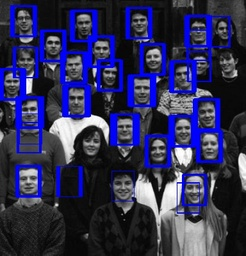
#> input picture Face Recognition/students_result.jpg, 246 x 256 px, shrunk from 384 x 399 before the run, given in place of thecrew.jpg, which was not available
$ python matchFaces.py
#> lines starting #> are read from the running program, lines starting #| are printed output that depends on the picture; pictures that were not available may be replaced by others from this repository, and a replacement may not be noted
# Student_Name1, Student_ID1
# Student_Name2, Student_ID2

# Please replace the above comments with your names and ID numbers in the same format.

import cv2
import numpy as np
import matplotlib.pyplot as plt
from numpy.fft import fft2, ifft2, fftshift, ifftshift

import warnings

from numpy.lib.stride_tricks import sliding_window_view

warnings.filterwarnings("ignore")


# [50 lines left out: functions enhance_contrast_clahe, reduce_noise_median, enhance_image, not called in this run]


def scale_down(image, resize_ratio):
    # Perform the Fourier transform of the image
    fft_image = fft2(image)
    fft_shifted = fftshift(fft_image)

    # Calculate the new dimensions based on the resize ratio
    h, w = image.shape
    new_h, new_w = int(h * resize_ratio), int(w * resize_ratio)

    # Calculate the cropping coordinates
    start_row, start_col = (h - new_h) // 2, (w - new_w) // 2
    end_row, end_col = start_row + new_h, start_col + new_w

    # Crop the centered frequency domain to achieve downscaling
    cropped_fft_shifted = fft_shifted[start_row:end_row, start_col:end_col]

    # Inverse shift and inverse FFT to get the downscaled image
    downscaled_image = np.abs(ifft2(ifftshift(cropped_fft_shifted)))

    return downscaled_image


def scale_up(image, resize_ratio):
    # Perform the Fourier transform of the image
    fft_image = fft2(image)
    fft_shifted = fftshift(fft_image)

    # Original dimensions
    h, w = image.shape

    # New dimensions, scaled up
    new_h, new_w = int(h * resize_ratio), int(w * resize_ratio)

    # Initialize a new, larger spectrum for the scaled-up image
    upscaled_fft_shifted = np.zeros((new_h, new_w), dtype=complex)

    # Calculate the insertion coordinates
    start_row, start_col = (new_h - h) // 2, (new_w - w) // 2
    end_row, end_col = start_row + h, start_col + w

    # Insert the original, shifted frequency content into the center of the new spectrum
    upscaled_fft_shifted[start_row:end_row, start_col:end_col] = fft_shifted

    # Adjust the Fourier coefficients to account for the larger image size
    upscaled_fft_shifted *= (resize_ratio ** 2)

    # Inverse shift and inverse FFT to get the scaled-up image
    upscaled_image = np.abs(ifft2(ifftshift(upscaled_fft_shifted)))

    return upscaled_image


def reduce_noise_gaussian(image, kernel_size=7,s=-1):
    """
    Reduce noise using Gaussian Blurring.

    Parameters:
    - image: Input image in grayscale or BGR format.
    - kernel_size: Size of the Gaussian kernel. It must be an odd number.

    Returns:
    - Noise-reduced image.
    """
    return cv2.GaussianBlur(image, (kernel_size, kernel_size), s)


def ncc_2d(image, pattern):
    # Ensure floating point operations for accuracy
    image = image.astype(np.float32)
    pattern = pattern.astype(np.float32)

    # Calculate the mean of the pattern
    mean_pattern = np.mean(pattern)

    # Use sliding window view to generate all possible windows from the image that are the same size as the pattern
    # Copy the image to avoid modifying the original image outside this function
    modified_image = image.copy()

    # Zero out everything outside the rows 10 to 700 range
    # Ensure you do not exceed the image bounds
    image_height = modified_image.shape[0]
    start_row = 30  # Start row

    # Zero out rows before start_row and after end_row
    modified_image[:start_row, :] = 0

    # Now apply sliding window view on the modified image
    windows = sliding_window_view(modified_image, pattern.shape)

    # Reshape windows to make it easier to compute NCC across all windows
    windows_reshaped = windows.reshape(-1, pattern.size)
    pattern_flat = pattern.flatten()

    # Compute means of the windows
    mean_windows = np.mean(windows_reshaped, axis=1)

    # Compute the numerator of NCC: the covariance between the pattern and each window
    numerator = np.sum((windows_reshaped - mean_windows[:, np.newaxis]) * (pattern_flat - mean_pattern), axis=1)

    # Compute the denominator of NCC: the product of standard deviations
    std_pattern = np.std(pattern_flat)
    std_windows = np.std(windows_reshaped, axis=1)
    denominator = std_pattern * std_windows * pattern.size

    # Calculate NCC, avoiding division by zero by setting those values to 0
    ncc_values = np.where(denominator != 0, numerator / denominator, 0)

    # Reshape the NCC values back to the correct image shape
    ncc_image = ncc_values.reshape(image.shape[0] - pattern.shape[0] + 1, image.shape[1] - pattern.shape[1] + 1)

    return ncc_image


def display(image, pattern):
    plt.subplot(2, 3, 1)
    plt.title('Image')
    plt.imshow(image, cmap='gray')

    plt.subplot(2, 3, 3)
    plt.title('Pattern')
    plt.imshow(pattern, cmap='gray', aspect='equal')

    ncc = ncc_2d(image, pattern)

    plt.subplot(2, 3, 5)
    plt.title('Normalized Cross-Correlation Heatmap')
    plt.imshow(ncc ** 2, cmap='coolwarm', vmin=0, vmax=1, aspect='auto')

    cbar = plt.colorbar()
    cbar.set_label('NCC Values')

    plt.show()


def draw_matches(image, matches, pattern_size):
    image = cv2.cvtColor(image, cv2.COLOR_BGR2RGB)
    for point in matches:
        y, x = point
        top_left = (int(x - pattern_size[1] / 2), int(y - pattern_size[0] / 2))
        bottom_right = (int(x + pattern_size[1] / 2), int(y + pattern_size[0] / 2))
        cv2.rectangle(image, top_left, bottom_right, (255, 0, 0), 1)

    plt.imshow(image, cmap='gray')
    plt.show()

    cv2.imwrite(f"{CURR_IMAGE}_result.jpg", image)


def find_matches(ncc, threshold):
    # Display the original image and pattern
    display(image, pattern_scaled)

    plt.imshow(ncc)
    plt.show()
    matches=[]
    for i in range (len(ncc)):
        for j in range (len(ncc[0])):
            if ncc[i][j] > threshold:
                matches.append(([i,j]))


    return np.array(matches)


'''

CURR_IMAGE = "students"

image = cv2.imread(f'{CURR_IMAGE}.jpg')
image = cv2.cvtColor(image, cv2.COLOR_BGR2GRAY)

pattern = cv2.imread('template.jpg')
pattern = cv2.cvtColor(pattern, cv2.COLOR_BGR2GRAY)

############# Students #############
image_scale_parameter=2
pattern_scale_parameter=0.95
threshold=0.51

image_scaled = scale_up(image,image_scale_parameter)
pattern_scaled =  scale_down(pattern,pattern_scale_parameter)

pattern_scaled=reduce_noise_gaussian(pattern_scaled)

display(image_scaled, pattern_scaled)

ncc = ncc_2d(image_scaled, pattern_scaled)
real_matches = find_matches(ncc,threshold)

######### DONT CHANGE THE NEXT TWO LINES #########
real_matches[:,0] += pattern_scaled.shape[0] // 2			# if pattern was not scaled, replace this with "pattern"
real_matches[:,1] += pattern_scaled.shape[1] // 2			# if pattern was not scaled, replace this with "pattern"

real_matches[:, 0] = np.floor(real_matches[:, 0] / image_scale_parameter).astype(np.int32)
real_matches[:, 1] = np.floor(real_matches[:, 1] / image_scale_parameter).astype(np.int32)
# If you chose to scale the original image, make sure to scale back the matches in the inverse resize ratio.

draw_matches(image, real_matches, pattern_scaled.shape)	# if pattern was not scaled, replace this with "pattern"


'''

############# Crew #############
CURR_IMAGE = "thecrew"

image = cv2.imread(f'{CURR_IMAGE}.jpg')
#> image is the input picture: shape (256, 246, 3); mean B, G, R 86.1, 48.6, 48.5
image = cv2.cvtColor(image, cv2.COLOR_BGR2GRAY)
#> image: shape (256, 246)

pattern = cv2.imread('template.jpg')
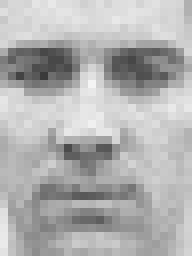
#> input picture Face Recognition/template.jpg, 24 x 32 px, shrunk from 37 x 50 before the run (shown 8 times larger)
#> pattern is the input picture: shape (32, 24, 3); min 58, max 244, mean 177.2
pattern = cv2.cvtColor(pattern, cv2.COLOR_BGR2GRAY)
#> pattern: shape (32, 24)

image_scale_parameter = 3.5
pattern_scale_parameter = 0.6
threshold=0.42


image_scaled = scale_up(image,image_scale_parameter)
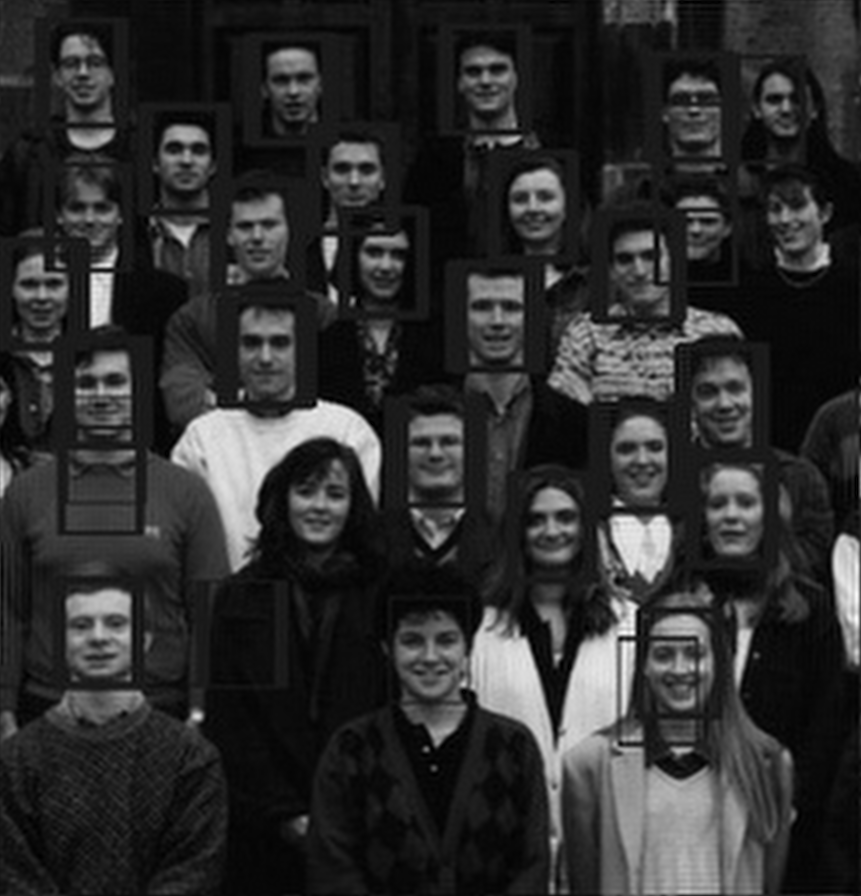
#> image_scaled: shape (896, 861) float64; min 0.055, max 286.1, mean 52.8; drawn with min black and max white
pattern_scaled =  scale_down(pattern,pattern_scale_parameter)

pattern_scaled=reduce_noise_gaussian(pattern_scaled,1,s=0.5)

display(image_scaled, pattern_scaled)
#> in ncc_2d, `mean_pattern = np.mean(pattern)`: mean_pattern = 511.9
#> in ncc_2d, `modified_image[:start_row, :] = 0`:
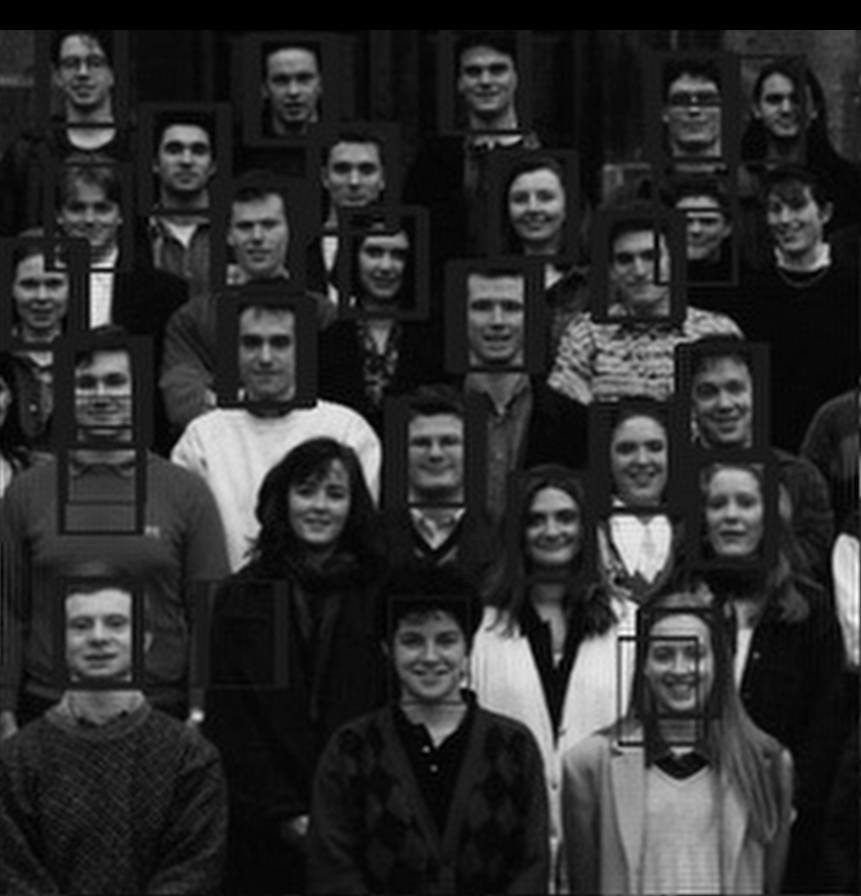
#> modified_image: shape (896, 861) float32; min 0, max 286.1, mean 51.8; drawn with min black and max white
#> in ncc_2d, `pattern_flat = pattern.flatten()`: pattern_flat = 266 values, max 685.4 at index 133, min 202.8 at index 60, mean 511.9
#> in ncc_2d, `std_pattern = np.std(pattern_flat)`: std_pattern = 109.3

ncc = ncc_2d(image_scaled, pattern_scaled)
real_matches = find_matches(ncc, threshold)
#> in ncc_2d (call 3), `modified_image[:start_row, :] = 0`:
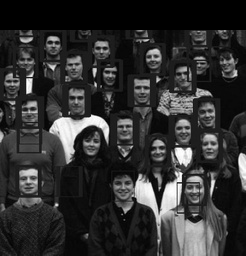
#> modified_image: shape (256, 246) float32; min 0, max 255, mean 48.7
#> in ncc_2d (call 3), `ncc_image = ncc_values.reshape(image.shape[0] - pattern.shape[0] + 1, ..`:
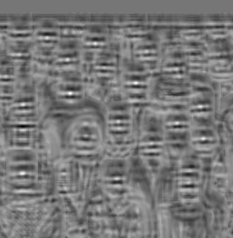
#> ncc_image: shape (238, 233) float32; min -0.702, max 0.804, mean 0.00475; drawn with min black and max white
#> in display (call 2), `plt.show()`:
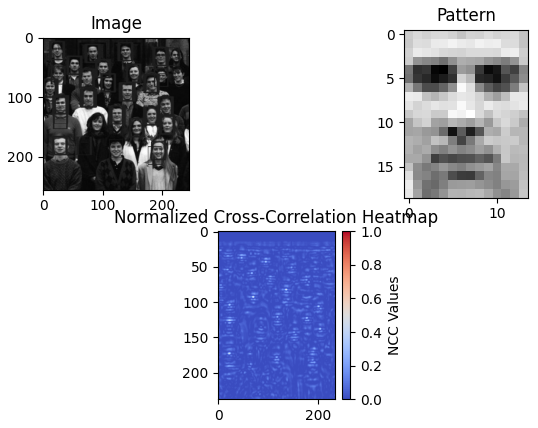
#> figure drawn by matplotlib, 4 panels
#> after the loop in find_matches, `for i in range (len(ncc)):`: matches = 1649 pairs, first value 38 to 875, second value 0 to 847
#> real_matches has the same summary as matches in find_matches

######### DONT CHANGE THE NEXT TWO LINES #########
real_matches[:,0] += pattern_scaled.shape[0] // 2			# if pattern was not scaled, replace this with "pattern"
real_matches[:,1] += pattern_scaled.shape[1] // 2			# if pattern was not scaled, replace this with "pattern"

real_matches[:, 0] = np.floor(real_matches[:, 0] / image_scale_parameter).astype(np.int32)
real_matches[:, 1] = np.floor(real_matches[:, 1] / image_scale_parameter).astype(np.int32)
# If you chose to scale the original image, make sure to scale back the matches in the inverse resize ratio.

draw_matches(image, real_matches, pattern_scaled.shape)	# if pattern was not scaled, replace this with "pattern"
#> the loop in draw_matches, `for point in matches:` made 1649 passes
#> (y, x, top_left, bottom_right) on passes 1 to 3: (13, 98, (91, 3), (105, 22)), (13, 161, (154, 3), (168, 22)), (13, 161, (154, 3), (168, 22))
#> after the loop in draw_matches, `for point in matches:`:
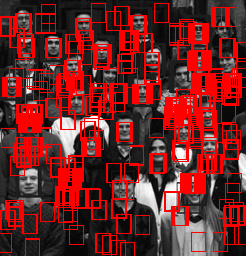
#> image: shape (256, 246, 3); mean R, G, B 111.5, 38.3, 38.3
